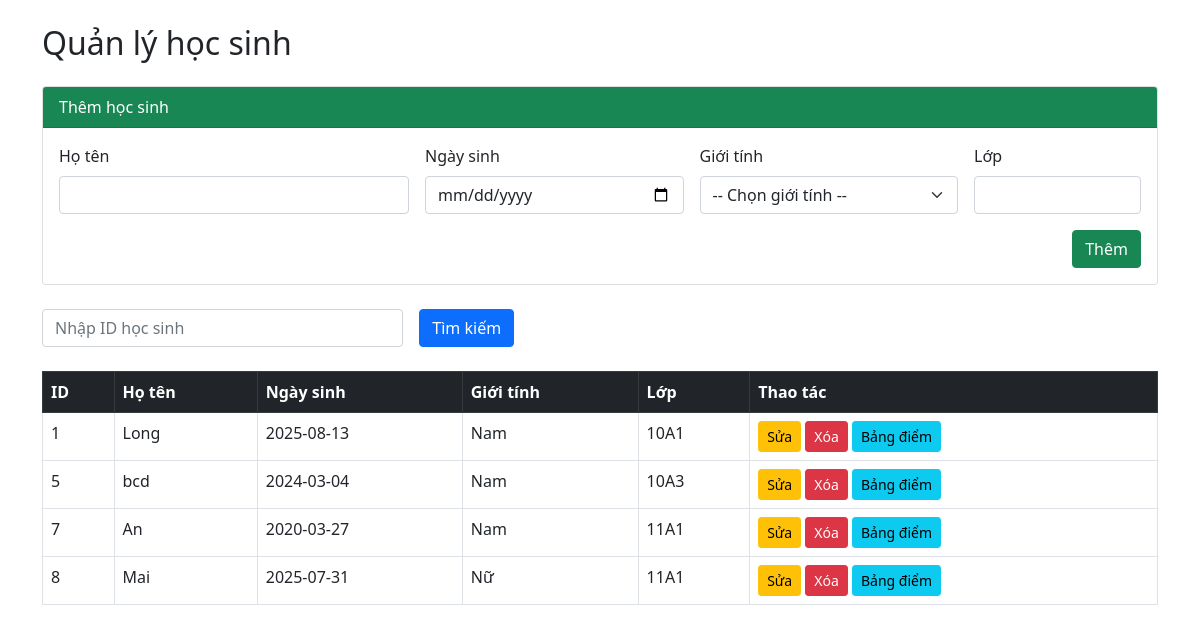
The app's page /hocsinh.php with its own data.
### tables this page shows
CREATE TABLE `hocsinh` (
  `id` int(11) NOT NULL,
  `ten` varchar(100) NOT NULL,
  `ngaysinh` date DEFAULT NULL,
  `gioitinh` varchar(10) DEFAULT NULL,
  `lop` varchar(20) DEFAULT NULL
);

### hocsinh.php (the view, shortened to what this page needs)
<?php
include 'db.php';
$sql = "SELECT * FROM hocsinh";
$result = $conn->query($sql);
?>
<!DOCTYPE html>
<html lang="vi">
<head>
    <link href="https://cdn.jsdelivr.net/npm/bootstrap@5.0.2/dist/css/bootstrap.min.css" rel="stylesheet">
</head>
<body>
<div class="container mt-4">
    <h2 class="mb-4">Quản lý học sinh</h2>
    <div class="card mb-4">
        <div class="card-header bg-success text-white">Thêm học sinh</div>
        <div class="card-body">
            <form method="post" class="row g-3">
                <div class="col-md-4">
                    <label class="form-label">Họ tên</label>
                    <input type="text" name="ten" class="form-control" required>
                </div>
                <div class="col-md-3">
                    <label class="form-label">Ngày sinh</label>
                    <input type="date" name="ngaysinh" class="form-control">
                </div>
                <div class="col-md-3">
                    <label class="form-label">Giới tính</label>
                    <select name="gioitinh" class="form-select">
                        <option value="">-- Chọn giới tính --</option>
                    </select>
                </div>
                <div class="col-md-2">
                    <label class="form-label">Lớp</label>
                    <input type="text" name="lop" class="form-control">
                </div>
                <div class="col-12 d-flex justify-content-end">
                    <button type="submit" name="them" class="btn btn-success">Thêm</button>
                </div>
            </form>
        </div>
    </div>
    <form method="post" class="row g-3 mb-4">
        <div class="col-md-4">
            <input type="number" name="id_hocsinh" class="form-control" placeholder="Nhập ID học sinh">
        </div>
        <div class="col-md-2">
            <button type="submit" name="timkiem" class="btn btn-primary">Tìm kiếm</button>
        </div>
    </form>
    <table class="table table-bordered table-hover">
        <thead class="table-dark">
        <tr>
            <th>ID</th>
            <th>Họ tên</th>
            <th>Ngày sinh</th>
            <th>Giới tính</th>
            <th>Lớp</th>
            <th>Thao tác</th>
        </tr>
        </thead>
        <tbody>
        <?php while($row = $result->fetch_assoc()){ ?>
            <tr>
                <td><?= htmlspecialchars($row['id']) ?></td>
                <td><?= htmlspecialchars($row['ten']) ?></td>
                <td><?= htmlspecialchars($row['ngaysinh']) ?></td>
                <td><?= htmlspecialchars($row['gioitinh']) ?></td>
                <td><?= htmlspecialchars($row['lop']) ?></td>
                <td>
                    <a href="sua_hocsinh.php?id=<?= $row['id']?>" class="btn btn-warning btn-sm">Sửa</a>
                    <a href="?xoa=<?= $row['id']?>" class="btn btn-danger btn-sm" onclick="return confirm('Xóa học sinh này?')">Xóa</a>
                    <a href="bangdiem.php?id=<?= $row['id']?>" class="btn btn-info btn-sm">Bảng điểm</a>
                </td>
            </tr>
        <?php } ?>
        </tbody>
    </table>
</div>
</body>
</html>

### records on screen
hocsinh: id "1", ten "Long", ngaysinh "2025-08-13", gioitinh "Nam", lop "10A1"
hocsinh: id "5", ten "bcd", ngaysinh "2024-03-04", gioitinh "Nam", lop "10A3"
hocsinh: id "7", ten "An", ngaysinh "2020-03-27", gioitinh "Nam", lop "11A1"
hocsinh: id "8", ten "Mai", ngaysinh "2025-07-31", gioitinh "Nữ", lop "11A1"
